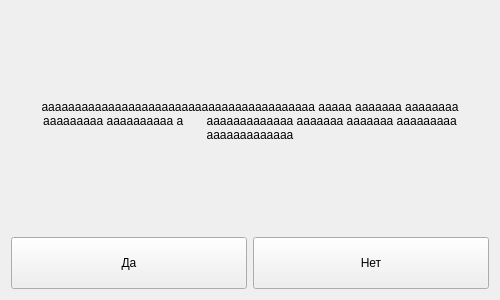
<?xml version="1.0" encoding="UTF-8"?>
<ui version="4.0">
 <class>CustomDialog</class>
 <widget class="QWidget" name="CustomDialog">
  <property name="geometry">
   <rect>
    <x>0</x>
    <y>0</y>
    <width>500</width>
    <height>300</height>
   </rect>
  </property>
  <property name="minimumSize">
   <size>
    <width>500</width>
    <height>150</height>
   </size>
  </property>
  <property name="maximumSize">
   <size>
    <width>500</width>
    <height>16777215</height>
   </size>
  </property>
  <property name="windowTitle">
   <string>Подтверждение | ECO TAXI</string>
  </property>
  <layout class="QVBoxLayout" name="verticalLayout" stretch="4,1">
   <item>
    <widget class="QLabel" name="Header">
     <property name="sizePolicy">
      <sizepolicy hsizetype="Preferred" vsizetype="Expanding">
       <horstretch>0</horstretch>
       <verstretch>0</verstretch>
      </sizepolicy>
     </property>
     <property name="maximumSize">
      <size>
       <width>500</width>
       <height>16777215</height>
      </size>
     </property>
     <property name="text">
      <string>aaaaaaaaaaaaaaaaaaaaaaaaaaaaaaaaaaaaaaaaa aaaaa aaaaaaa aaaaaaaa aaaaaaaaa aaaaaaaaaa a       aaaaaaaaaaaaa aaaaaaa aaaaaaa aaaaaaaaa aaaaaaaaaaaaa</string>
     </property>
     <property name="scaledContents">
      <bool>true</bool>
     </property>
     <property name="alignment">
      <set>Qt::AlignCenter</set>
     </property>
     <property name="wordWrap">
      <bool>true</bool>
     </property>
    </widget>
   </item>
   <item>
    <layout class="QHBoxLayout" name="horizontalLayout">
     <item>
      <widget class="QPushButton" name="YesButton">
       <property name="minimumSize">
        <size>
         <width>0</width>
         <height>52</height>
        </size>
       </property>
       <property name="text">
        <string>Да</string>
       </property>
      </widget>
     </item>
     <item>
      <widget class="QPushButton" name="NoButton">
       <property name="minimumSize">
        <size>
         <width>0</width>
         <height>52</height>
        </size>
       </property>
       <property name="text">
        <string>Нет</string>
       </property>
      </widget>
     </item>
    </layout>
   </item>
  </layout>
 </widget>
 <resources/>
 <connections/>
</ui>
